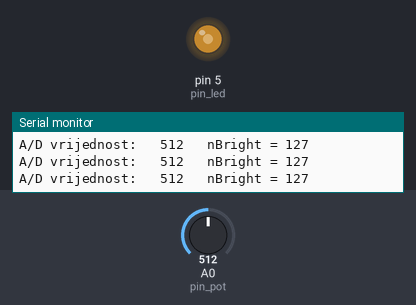
The sketch below on a simulated Arduino Uno, built with avr-gcc and run on an emulated ATmega328P. Parts: output pins drawn as LEDs (lit = HIGH), the last lines printed to the serial monitor. Inputs (shaded band) come from the test bench; at power-on: A0 (pin_pot) = 512.

Above: at 1.2 s.
1.3 s: A0 (pin_pot) set to 415
At 2.7 s:
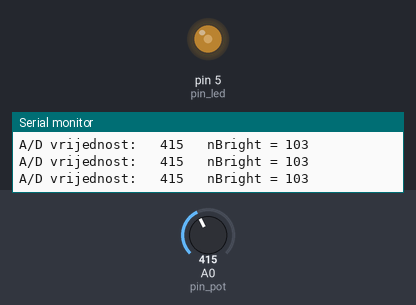
4.3 s: A0 (pin_pot) set to 384
At 4.7 s:
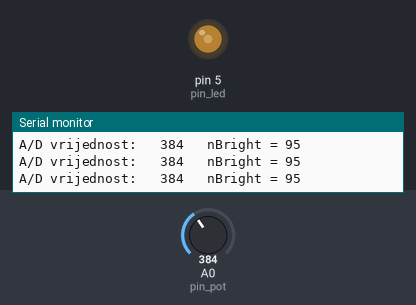
7.3 s: A0 (pin_pot) set to 716
At 7.8 s:
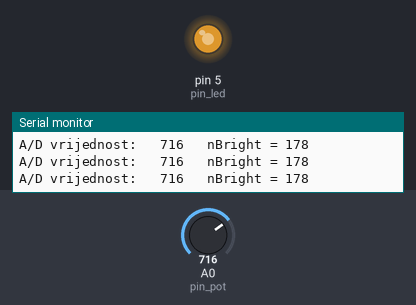
8.8 s: A0 (pin_pot) set to 984
At 10.0 s:
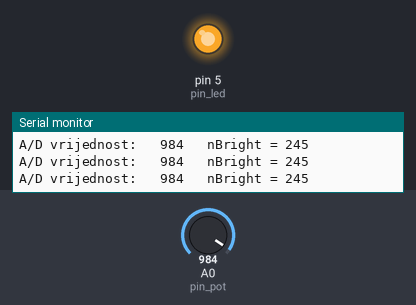
10.3 s: A0 (pin_pot) set to 1018
At 11.2 s:
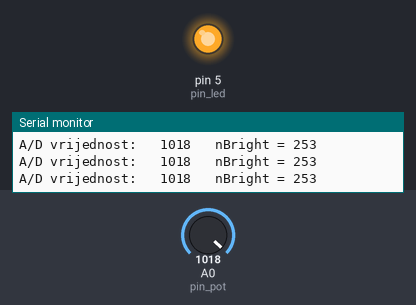
13.3 s: A0 (pin_pot) set to 122
At 14.6 s:
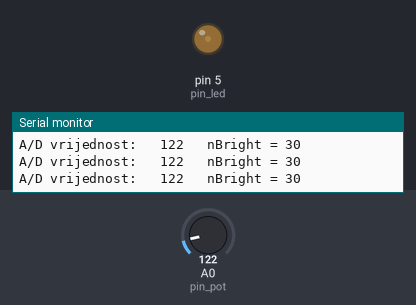
Timing chart, 0 to 15.8 s (numbered marks = the images above; inputs shaded):
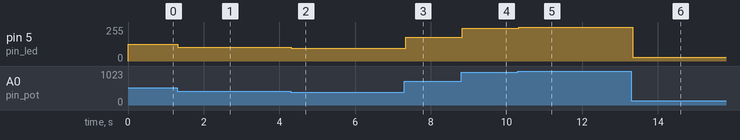

Measured:
- after the input at 1.3 s, pin 5 (pin_led): 127/255 → 103/255 at once
- after the input at 4.3 s, pin 5 (pin_led): 103/255 → 95/255 at once
- after the input at 7.3 s, pin 5 (pin_led): 95/255 → 178/255 at once
- after the input at 8.8 s, pin 5 (pin_led): 178/255 → 245/255 at once
- after the input at 10.3 s, pin 5 (pin_led): 245/255 → 253/255 at once
- after the input at 13.3 s, pin 5 (pin_led): 253/255 → 30/255 at once

The sketch:

LV03_ZAD02.ino
```cpp
int pin_pot = A0;
int AD_value = 0;
int pin_led = 5;

void setup() {
  pinMode(pin_pot, INPUT);
  pinMode(pin_led, OUTPUT);
  Serial.begin(9600);
}

void loop() {
  AD_value = analogRead(pin_pot);  //analognu vrijednost potenciometra stavljamo u varijablu AD_value
  int nBright = map(AD_value, 0, 1023, 0, 255); //vrijednost (0-1023) pretvaramo u (0-255)
  analogWrite(pin_led, nBright);

  Serial.print("A/D vrijednost: \t");
  Serial.print(AD_value);
  Serial.print("\t nBright = ");
  Serial.print(nBright);
  Serial.print("\n");
}
```
